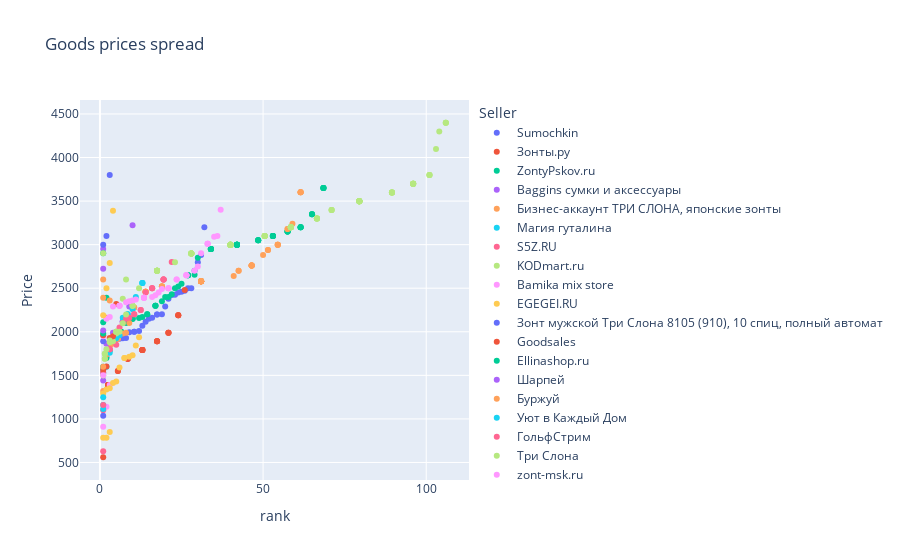

Here is the notebook cell this chart was saved with:
### Code cell
fig = px.scatter(df, x="rank", y="Price", title='Goods prices spread', color="Seller")
fig.show()

### Figure 1 — Plotly figure (JSON) as saved in the notebook; plotly's stock layout.template omitted (floating-point values rounded to 4 significant figures)
{"data": [{"hovertemplate": "Seller=Sumochkin<br>rank=%{x}<br>Price=%{y}<extra></extra>", "legendgroup": "Sumochkin", "marker": {"color": "#636efa", "symbol": "circle"}, "mode": "markers", "name": "Sumochkin", "orientation": "v", "showlegend": true, "type": "scatter", "x": [4.5, 17.5, 8, 20, 10.5, 2, 28, 30, 19, 10.5, 32, 17.5, 25, 22, 31, 26, 9, 13, 6, 27, 24, 29, 23, 12, 14, 3, 21, 16, 1, 4.5, 15, 7], "xaxis": "x", "y": [1890, 2199, 1930, 2290, 1999, 1710, 2500, 2799, 2200, 1999, 3199, 2199, 2459, 2422, 2880, 2470, 1994, 2069, 1920, 2499, 2450, 2699, 2425, 2010, 2116, 1862, 2379, 2160, 1530, 1890, 2150, 1925], "yaxis": "y"}, {"hovertemplate": "Seller=Зонты.ру<br>rank=%{x}<br>Price=%{y}<extra></extra>", "legendgroup": "Зонты.ру", "marker": {"color": "#EF553B", "symbol": "circle"}, "mode": "markers", "name": "Зонты.ру", "orientation": "v", "showlegend": true, "type": "scatter", "x": [5.5, 26, 24, 17.5, 24, 17.5, 2.5, 13, 21, 17.5, 13, 13, 24, 17.5, 8.5, 8.5, 2.5, 8.5, 21, 8.5, 13, 13, 21, 2.5, 5.5, 2.5], "xaxis": "x", "y": [1550, 2480, 2190, 1890, 2190, 1890, 1390, 1790, 1990, 1890, 1790, 1790, 2190, 1890, 1690, 1690, 1390, 1690, 1990, 1690, 1790, 1790, 1990, 1390, 1550, 1390], "yaxis": "y"}, {"hovertemplate": "Seller=ZontyPskov.ru<br>rank=%{x}<br>Price=%{y}<extra></extra>", "legendgroup": "ZontyPskov.ru", "marker": {"color": "#00cc96", "symbol": "circle"}, "mode": "markers", "name": "ZontyPskov.ru", "orientation": "v", "showlegend": true, "type": "scatter", "x": [48.5, 22, 48.5, 34, 68.5, 68.5, 61.5, 42, 65, 53, 42, 65, 65, 19, 34, 53, 34, 8, 42, 42, 68.5, 53, 68.5, 61.5, 17, 10, 34, 4.5, 17, 27, 53, 23, 57.5, 42, 48.5, 42, 57.5, 57.5, 25, 42, 4.5, 34, 48.5, 34, 57.5, 42, 14.5, 53, 10, 27, 14.5, 27, 6.5, 6.5, 21, 17, 13, 29, 3, 20, 34, 42, 61.5, 30, 2, 1, 61.5, 12, 10, 24], "xaxis": "x", "y": [3050, 2430, 3050, 2950, 3650, 3650, 3200, 3000, 3350, 3100, 3000, 3350, 3350, 2350, 2950, 3100, 2950, 2100, 3000, 3000, 3650, 3100, 3650, 3200, 2300, 2150, 2950, 1950, 2300, 2650, 3100, 2500, 3150, 3000, 3050, 3000, 3150, 3150, 2550, 3000, 1950, 2950, 3050, 2950, 3150, 3000, 2200, 3100, 2150, 2650, 2200, 2650, 1999, 1999, 2400, 2300, 2169, 2655, 1785, 2399, 2950, 3000, 3200, 2850, 1700, 1600, 3200, 2159, 2150, 2519], "yaxis": "y"}, {"hovertemplate": "Seller=Baggins сумки и аксессуары<br>rank=%{x}<br>Price=%{y}<extra></extra>", "legendgroup": "Baggins сумки и аксессуары", "marker": {"color": "#ab63fa", "symbol": "circle"}, "mode": "markers", "name": "Baggins сумки и аксессуары", "orientation": "v", "showlegend": true, "type": "scatter", "x": [7, 7, 7, 10, 9, 4, 2, 5, 1, 3], "xaxis": "x", "y": [2117, 2117, 2117, 3222, 2290, 1990, 1862, 1999, 1440, 1890], "yaxis": "y"}, {"hovertemplate": "Seller=Бизнес-аккаунт ТРИ СЛОНА, японские зонты<br>rank=%{x}<br>Price=%{y}<extra></extra>", "legendgroup": "Бизнес-аккаунт ТРИ СЛОНА, японские зонты", "marker": {"color": "#FFA15A", "symbol": "circle"}, "mode": "markers", "name": "Бизнес-аккаунт ТРИ СЛОНА, японские зонты", "orientation": "v", "showlegend": true, "type": "scatter", "x": [31, 14, 50, 51.5, 5.5, 54.5, 46.5, 61.5, 31, 61.5, 19, 14, 46.5, 3.5, 31, 31, 42.5, 19, 31, 42.5, 57.5, 19, 31, 10.5, 54.5, 14, 31, 61.5, 41, 9, 7, 31, 3.5, 31, 51.5, 8, 14, 31, 14, 19, 2, 59, 54.5, 54.5, 31, 31, 31, 31, 19, 46.5, 61.5, 46.5, 31, 31, 31, 46.5, 31, 57.5, 10.5, 46.5, 1, 31, 5.5], "xaxis": "x", "y": [2580, 2460, 2880, 2940, 1920, 3000, 2760, 3600, 2580, 3600, 2520, 2460, 2760, 1860, 2580, 2580, 2700, 2520, 2580, 2700, 3180, 2520, 2580, 2280, 3000, 2460, 2580, 3600, 2640, 2100, 1980, 2580, 1860, 2580, 2940, 1990, 2460, 2580, 2460, 2520, 1740, 3240, 3000, 3000, 2580, 2580, 2580, 2580, 2520, 2760, 3600, 2760, 2580, 2580, 2580, 2760, 2580, 3180, 2280, 2760, 1320, 2580, 1920], "yaxis": "y"}, {"hovertemplate": "Seller=Магия гуталина<br>rank=%{x}<br>Price=%{y}<extra></extra>", "legendgroup": "Магия гуталина", "marker": {"color": "#19d3f3", "symbol": "circle"}, "mode": "markers", "name": "Магия гуталина", "orientation": "v", "showlegend": true, "type": "scatter", "x": [4, 11, 13, 6, 2, 10, 5, 3, 1, 13, 7, 8.5, 8.5, 13], "xaxis": "x", "y": [1920, 2400, 2560, 1960, 1600, 2260, 1925, 1760, 1570, 2560, 2160, 2200, 2200, 2560], "yaxis": "y"}, {"hovertemplate": "Seller=S5Z.RU<br>rank=%{x}<br>Price=%{y}<extra></extra>", "legendgroup": "S5Z.RU", "marker": {"color": "#FF6692", "symbol": "circle"}, "mode": "markers", "name": "S5Z.RU", "orientation": "v", "showlegend": true, "type": "scatter", "x": [6, 16, 22, 9, 12.5, 1, 19.5, 3, 19.5, 12.5, 14, 10.5, 8, 7, 19.5, 19.5, 3, 16, 10.5, 3, 5, 16], "xaxis": "x", "y": [2050, 2500, 2800, 2160, 2250, 1530, 2600, 1800, 2600, 2250, 2450, 2200, 2150, 2100, 2600, 2600, 1800, 2500, 2200, 1800, 1850, 2500], "yaxis": "y"}, {"hovertemplate": "Seller=KODmart.ru<br>rank=%{x}<br>Price=%{y}<extra></extra>", "legendgroup": "KODmart.ru", "marker": {"color": "#B6E880", "symbol": "circle"}, "mode": "markers", "name": "KODmart.ru", "orientation": "v", "showlegend": true, "type": "scatter", "x": [2, 3, 5, 4, 8, 1, 7, 6], "xaxis": "x", "y": [1799, 1880, 1979, 1890, 2600, 1499, 2379, 1999], "yaxis": "y"}, {"hovertemplate": "Seller=Bamika mix store<br>rank=%{x}<br>Price=%{y}<extra></extra>", "legendgroup": "Bamika mix store", "marker": {"color": "#FF97FF", "symbol": "circle"}, "mode": "markers", "name": "Bamika mix store", "orientation": "v", "showlegend": true, "type": "scatter", "x": [2, 1, 3], "xaxis": "x", "y": [1140, 910, 1390], "yaxis": "y"}, {"hovertemplate": "Seller=EGEGEI.RU<br>rank=%{x}<br>Price=%{y}<extra></extra>", "legendgroup": "EGEGEI.RU", "marker": {"color": "#FECB52", "symbol": "circle"}, "mode": "markers", "name": "EGEGEI.RU", "orientation": "v", "showlegend": true, "type": "scatter", "x": [7.5, 12, 6, 5, 1, 3, 7.5, 10, 9, 11, 2, 4], "xaxis": "x", "y": [1699, 1938, 1589, 1429, 1293, 1351, 1699, 1730, 1714, 1842, 1337, 1413], "yaxis": "y"}, {"hovertemplate": "Seller=Зонт мужской Три Слона 8105 (910), 10 спиц, полный автомат<br>rank=%{x}<br>Price=%{y}<extra></extra>", "legendgroup": "Зонт мужской Три Слона 8105 (910), 10 спиц, полный автомат", "marker": {"color": "#636efa", "symbol": "circle"}, "mode": "markers", "name": "Зонт мужской Три Слона 8105 (910), 10 спиц, полный автомат", "orientation": "v", "showlegend": true, "type": "scatter", "x": [1], "xaxis": "x", "y": [1890], "yaxis": "y"}, {"hovertemplate": "Seller=Goodsales<br>rank=%{x}<br>Price=%{y}<extra></extra>", "legendgroup": "Goodsales", "marker": {"color": "#EF553B", "symbol": "circle"}, "mode": "markers", "name": "Goodsales", "orientation": "v", "showlegend": true, "type": "scatter", "x": [5, 4, 1, 3, 2], "xaxis": "x", "y": [2318, 1950, 1560, 1930, 1601], "yaxis": "y"}, {"hovertemplate": "Seller=Ellinashop.ru<br>rank=%{x}<br>Price=%{y}<extra></extra>", "legendgroup": "Ellinashop.ru", "marker": {"color": "#00cc96", "symbol": "circle"}, "mode": "markers", "name": "Ellinashop.ru", "orientation": "v", "showlegend": true, "type": "scatter", "x": [1, 2], "xaxis": "x", "y": [2110, 2390], "yaxis": "y"}, {"hovertemplate": "Seller=Шарпей<br>rank=%{x}<br>Price=%{y}<extra></extra>", "legendgroup": "Шарпей", "marker": {"color": "#ab63fa", "symbol": "circle"}, "mode": "markers", "name": "Шарпей", "orientation": "v", "showlegend": true, "type": "scatter", "x": [1], "xaxis": "x", "y": [2950], "yaxis": "y"}, {"hovertemplate": "Seller=Буржуй<br>rank=%{x}<br>Price=%{y}<extra></extra>", "legendgroup": "Буржуй", "marker": {"color": "#FFA15A", "symbol": "circle"}, "mode": "markers", "name": "Буржуй", "orientation": "v", "showlegend": true, "type": "scatter", "x": [2, 1, 3], "xaxis": "x", "y": [2160, 1600, 2360], "yaxis": "y"}, {"hovertemplate": "Seller=Уют в Каждый Дом<br>rank=%{x}<br>Price=%{y}<extra></extra>", "legendgroup": "Уют в Каждый Дом", "marker": {"color": "#19d3f3", "symbol": "circle"}, "mode": "markers", "name": "Уют в Каждый Дом", "orientation": "v", "showlegend": true, "type": "scatter", "x": [1], "xaxis": "x", "y": [1161], "yaxis": "y"}, {"hovertemplate": "Seller=ГольфСтрим<br>rank=%{x}<br>Price=%{y}<extra></extra>", "legendgroup": "ГольфСтрим", "marker": {"color": "#FF6692", "symbol": "circle"}, "mode": "markers", "name": "ГольфСтрим", "orientation": "v", "showlegend": true, "type": "scatter", "x": [1], "xaxis": "x", "y": [1100], "yaxis": "y"}, {"hovertemplate": "Seller=Три Слона<br>rank=%{x}<br>Price=%{y}<extra></extra>", "legendgroup": "Три Слона", "marker": {"color": "#B6E880", "symbol": "circle"}, "mode": "markers", "name": "Три Слона", "orientation": "v", "showlegend": true, "type": "scatter", "x": [89.5, 58.5, 79.5, 79.5, 66.5, 7, 58.5, 50.5, 40, 8, 66.5, 58.5, 71, 103, 23, 96, 96, 28, 40, 79.5, 79.5, 58.5, 40, 1.5, 40, 17.5, 17.5, 28, 40, 40, 79.5, 5, 79.5, 40, 50.5, 50.5, 58.5, 50.5, 66.5, 101, 101, 66.5, 58.5, 58.5, 58.5, 71, 79.5, 40, 58.5, 104, 17.5, 17.5, 17.5, 40, 79.5, 89.5, 3, 40, 101, 1.5, 40, 17.5, 40, 17.5, 40, 28, 28, 10, 10, 66.5, 40, 50.5, 79.5, 89.5, 89.5, 89.5, 66.5, 5, 50.5, 17.5, 28, 28, 28, 12, 10, 5, 79.5, 89.5, 96, 96, 28, 17.5, 79.5, 106, 28, 96, 79.5, 96, 106, 106, 79.5, 58.5, 79.5, 40, 71, 17.5, 96], "xaxis": "x", "y": [3599, 3199, 3499, 3499, 3299, 2099, 3199, 3099, 2999, 2199, 3299, 3199, 3399, 4099, 2799, 3699, 3699, 2899, 2999, 3499, 3499, 3199, 2999, 1749, 2999, 2699, 2699, 2899, 2999, 2999, 3499, 1999, 3499, 2999, 3099, 3099, 3199, 3099, 3299, 3799, 3799, 3299, 3199, 3199, 3199, 3399, 3499, 2999, 3199, 4299, 2699, 2699, 2699, 2999, 3499, 3599, 1899, 2999, 3799, 1749, 2999, 2699, 2999, 2699, 2999, 2899, 2899, 2299, 2299, 3299, 2999, 3099, 3499, 3599, 3599, 3599, 3299, 1999, 3099, 2699, 2899, 2899, 2899, 2499, 2299, 1999, 3499, 3599, 3699, 3699, 2899, 2699, 3499, 4399, 2899, 3699, 3499, 3699, 4399, 4399, 3499, 3199, 3499, 2999, 3399, 2699, 3699], "yaxis": "y"}, {"hovertemplate": "Seller=zont-msk.ru<br>rank=%{x}<br>Price=%{y}<extra></extra>", "legendgroup": "zont-msk.ru", "marker": {"color": "#FF97FF", "symbol": "circle"}, "mode": "markers", "name": "zont-msk.ru", "orientation": "v", "showlegend": true, "type": "scatter", "x": [18, 2, 13.5, 13.5, 4, 3, 21, 17, 37, 36, 35, 1, 33, 23.5, 33, 26.5, 30, 6, 6, 6, 29, 21, 23.5, 33, 26.5, 26.5, 26.5, 13.5, 21, 31, 11, 13.5, 19, 9, 10, 16, 8], "xaxis": "x", "y": [2450, 2150, 2390, 2390, 2290, 2170, 2500, 2420, 3400, 3100, 3090, 1950, 3010, 2600, 3010, 2650, 2750, 2300, 2300, 2300, 2700, 2500, 2600, 3010, 2650, 2650, 2650, 2390, 2500, 2900, 2370, 2390, 2490, 2350, 2360, 2400, 2340], "yaxis": "y"}, {"hovertemplate": "Seller=ТC \"Дилижанс\"<br>rank=%{x}<br>Price=%{y}<extra></extra>", "legendgroup": "ТC \"Дилижанс\"", "marker": {"color": "#FECB52", "symbol": "circle"}, "mode": "markers", "name": "ТC \"Дилижанс\"", "orientation": "v", "showlegend": true, "type": "scatter", "x": [3, 2, 4, 1], "xaxis": "x", "y": [2790, 2500, 3390, 2190], "yaxis": "y"}, {"hovertemplate": "Seller=Лукьянов Алексей Игоревич<br>rank=%{x}<br>Price=%{y}<extra></extra>", "legendgroup": "Лукьянов Алексей Игоревич", "marker": {"color": "#636efa", "symbol": "circle"}, "mode": "markers", "name": "Лукьянов Алексей Игоревич", "orientation": "v", "showlegend": true, "type": "scatter", "x": [3, 1, 2], "xaxis": "x", "y": [3800, 3000, 3100], "yaxis": "y"}, {"hovertemplate": "Seller=Зоокосмос.Маркет<br>rank=%{x}<br>Price=%{y}<extra></extra>", "legendgroup": "Зоокосмос.Маркет", "marker": {"color": "#EF553B", "symbol": "circle"}, "mode": "markers", "name": "Зоокосмос.Маркет", "orientation": "v", "showlegend": true, "type": "scatter", "x": [1], "xaxis": "x", "y": [1960], "yaxis": "y"}, {"hovertemplate": "Seller=Vertical<br>rank=%{x}<br>Price=%{y}<extra></extra>", "legendgroup": "Vertical", "marker": {"color": "#00cc96", "symbol": "circle"}, "mode": "markers", "name": "Vertical", "orientation": "v", "showlegend": true, "type": "scatter", "x": [1], "xaxis": "x", "y": [2900], "yaxis": "y"}, {"hovertemplate": "Seller=Glavsantex<br>rank=%{x}<br>Price=%{y}<extra></extra>", "legendgroup": "Glavsantex", "marker": {"color": "#ab63fa", "symbol": "circle"}, "mode": "markers", "name": "Glavsantex", "orientation": "v", "showlegend": true, "type": "scatter", "x": [1], "xaxis": "x", "y": [2724], "yaxis": "y"}, {"hovertemplate": "Seller=Детство Ape<br>rank=%{x}<br>Price=%{y}<extra></extra>", "legendgroup": "Детство Ape", "marker": {"color": "#FFA15A", "symbol": "circle"}, "mode": "markers", "name": "Детство Ape", "orientation": "v", "showlegend": true, "type": "scatter", "x": [1], "xaxis": "x", "y": [2600], "yaxis": "y"}, {"hovertemplate": "Seller=SLS Co<br>rank=%{x}<br>Price=%{y}<extra></extra>", "legendgroup": "SLS Co", "marker": {"color": "#19d3f3", "symbol": "circle"}, "mode": "markers", "name": "SLS Co", "orientation": "v", "showlegend": true, "type": "scatter", "x": [1], "xaxis": "x", "y": [1115], "yaxis": "y"}, {"hovertemplate": "Seller=Pushmart<br>rank=%{x}<br>Price=%{y}<extra></extra>", "legendgroup": "Pushmart", "marker": {"color": "#FF6692", "symbol": "circle"}, "mode": "markers", "name": "Pushmart", "orientation": "v", "showlegend": true, "type": "scatter", "x": [1], "xaxis": "x", "y": [1159], "yaxis": "y"}, {"hovertemplate": "Seller=iCover<br>rank=%{x}<br>Price=%{y}<extra></extra>", "legendgroup": "iCover", "marker": {"color": "#B6E880", "symbol": "circle"}, "mode": "markers", "name": "iCover", "orientation": "v", "showlegend": true, "type": "scatter", "x": [1.5, 1.5], "xaxis": "x", "y": [1690, 1690], "yaxis": "y"}, {"hovertemplate": "Seller=Flioraj<br>rank=%{x}<br>Price=%{y}<extra></extra>", "legendgroup": "Flioraj", "marker": {"color": "#FF97FF", "symbol": "circle"}, "mode": "markers", "name": "Flioraj", "orientation": "v", "showlegend": true, "type": "scatter", "x": [1], "xaxis": "x", "y": [1500], "yaxis": "y"}, {"hovertemplate": "Seller=ООО \"Галант Трейдинг\"<br>rank=%{x}<br>Price=%{y}<extra></extra>", "legendgroup": "ООО \"Галант Трейдинг\"", "marker": {"color": "#FECB52", "symbol": "circle"}, "mode": "markers", "name": "ООО \"Галант Трейдинг\"", "orientation": "v", "showlegend": true, "type": "scatter", "x": [1, 2, 3], "xaxis": "x", "y": [783, 784, 849], "yaxis": "y"}, {"hovertemplate": "Seller=UltraTrade<br>rank=%{x}<br>Price=%{y}<extra></extra>", "legendgroup": "UltraTrade", "marker": {"color": "#636efa", "symbol": "circle"}, "mode": "markers", "name": "UltraTrade", "orientation": "v", "showlegend": true, "type": "scatter", "x": [1], "xaxis": "x", "y": [1035], "yaxis": "y"}, {"hovertemplate": "Seller=ГИПЕРМАРКЕТ ВСЁ<br>rank=%{x}<br>Price=%{y}<extra></extra>", "legendgroup": "ГИПЕРМАРКЕТ ВСЁ", "marker": {"color": "#EF553B", "symbol": "circle"}, "mode": "markers", "name": "ГИПЕРМАРКЕТ ВСЁ", "orientation": "v", "showlegend": true, "type": "scatter", "x": [1], "xaxis": "x", "y": [560], "yaxis": "y"}, {"hovertemplate": "Seller=Fultonumbrellas<br>rank=%{x}<br>Price=%{y}<extra></extra>", "legendgroup": "Fultonumbrellas", "marker": {"color": "#00cc96", "symbol": "circle"}, "mode": "markers", "name": "Fultonumbrellas", "orientation": "v", "showlegend": true, "type": "scatter", "x": [1], "xaxis": "x", "y": [1980], "yaxis": "y"}, {"hovertemplate": "Seller=Доктор Кар<br>rank=%{x}<br>Price=%{y}<extra></extra>", "legendgroup": "Доктор Кар", "marker": {"color": "#ab63fa", "symbol": "circle"}, "mode": "markers", "name": "Доктор Кар", "orientation": "v", "showlegend": true, "type": "scatter", "x": [1], "xaxis": "x", "y": [2016], "yaxis": "y"}, {"hovertemplate": "Seller=АВРОРА<br>rank=%{x}<br>Price=%{y}<extra></extra>", "legendgroup": "АВРОРА", "marker": {"color": "#FFA15A", "symbol": "circle"}, "mode": "markers", "name": "АВРОРА", "orientation": "v", "showlegend": true, "type": "scatter", "x": [1], "xaxis": "x", "y": [2390], "yaxis": "y"}, {"hovertemplate": "Seller=gigamart.ru<br>rank=%{x}<br>Price=%{y}<extra></extra>", "legendgroup": "gigamart.ru", "marker": {"color": "#19d3f3", "symbol": "circle"}, "mode": "markers", "name": "gigamart.ru", "orientation": "v", "showlegend": true, "type": "scatter", "x": [1], "xaxis": "x", "y": [1249], "yaxis": "y"}, {"hovertemplate": "Seller=Ласковый тигренок<br>rank=%{x}<br>Price=%{y}<extra></extra>", "legendgroup": "Ласковый тигренок", "marker": {"color": "#FF6692", "symbol": "circle"}, "mode": "markers", "name": "Ласковый тигренок", "orientation": "v", "showlegend": true, "type": "scatter", "x": [1], "xaxis": "x", "y": [629], "yaxis": "y"}, {"hovertemplate": "Seller=Дом сад и огород<br>rank=%{x}<br>Price=%{y}<extra></extra>", "legendgroup": "Дом сад и огород", "marker": {"color": "#B6E880", "symbol": "circle"}, "mode": "markers", "name": "Дом сад и огород", "orientation": "v", "showlegend": true, "type": "scatter", "x": [1], "xaxis": "x", "y": [2900], "yaxis": "y"}], "layout": {"legend": {"title": {"text": "Seller"}, "tracegroupgap": 0}, "title": {"text": "Goods prices spread"}, "xaxis": {"anchor": "y", "domain": [0, 1], "title": {"text": "rank"}}, "yaxis": {"anchor": "x", "domain": [0, 1], "title": {"text": "Price"}}}}
